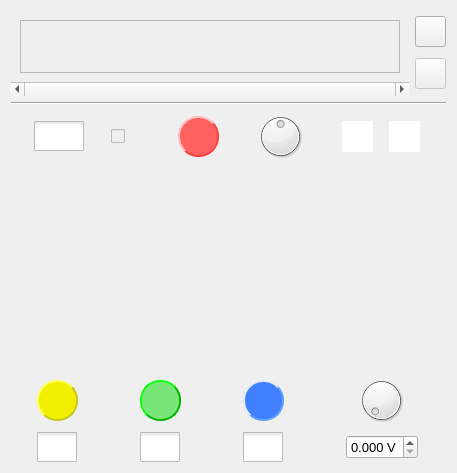
<?xml version="1.0" encoding="UTF-8"?>
<ui version="4.0">
 <class>FenetreCarteMicro</class>
 <widget class="QFrame" name="FenetreCarteMicro">
  <property name="geometry">
   <rect>
    <x>0</x>
    <y>0</y>
    <width>457</width>
    <height>473</height>
   </rect>
  </property>
  <property name="maximumSize">
   <size>
    <width>5000</width>
    <height>5000</height>
   </size>
  </property>
  <property name="windowTitle">
   <string>Carte Microcontrôleur</string>
  </property>
  <property name="frameShape">
   <enum>QFrame::Shape::NoFrame</enum>
  </property>
  <property name="frameShadow">
   <enum>QFrame::Shadow::Raised</enum>
  </property>
  <layout class="QVBoxLayout" name="verticalLayout_3">
   <item>
    <layout class="QHBoxLayout" name="horizontalLayout">
     <item>
      <widget class="QScrollArea" name="scrollArea">
       <property name="frameShape">
        <enum>QFrame::Shape::NoFrame</enum>
       </property>
       <property name="horizontalScrollBarPolicy">
        <enum>Qt::ScrollBarPolicy::ScrollBarAlwaysOn</enum>
       </property>
       <property name="widgetResizable">
        <bool>true</bool>
       </property>
       <widget class="QWidget" name="scrollAreaWidgetContents">
        <property name="geometry">
         <rect>
          <x>0</x>
          <y>0</y>
          <width>404</width>
          <height>62</height>
         </rect>
        </property>
        <layout class="QVBoxLayout" name="verticalLayout_2">
         <item>
          <widget class="QLabel" name="fichier">
           <property name="font">
            <font>
             <pointsize>10</pointsize>
            </font>
           </property>
           <property name="toolTip">
            <string>Programme chargé</string>
           </property>
           <property name="frameShape">
            <enum>QFrame::Shape::StyledPanel</enum>
           </property>
           <property name="frameShadow">
            <enum>QFrame::Shadow::Sunken</enum>
           </property>
           <property name="text">
            <string/>
           </property>
           <property name="margin">
            <number>6</number>
           </property>
          </widget>
         </item>
        </layout>
       </widget>
      </widget>
     </item>
     <item>
      <layout class="QVBoxLayout" name="verticalLayout">
       <item>
        <widget class="QPushButton" name="pushButtonOuvrir">
         <property name="sizePolicy">
          <sizepolicy hsizetype="Preferred" vsizetype="Preferred">
           <horstretch>0</horstretch>
           <verstretch>0</verstretch>
          </sizepolicy>
         </property>
         <property name="minimumSize">
          <size>
           <width>31</width>
           <height>31</height>
          </size>
         </property>
         <property name="maximumSize">
          <size>
           <width>31</width>
           <height>31</height>
          </size>
         </property>
         <property name="toolTip">
          <string>Choisir un fichier...</string>
         </property>
         <property name="text">
          <string/>
         </property>
         <property name="icon">
          <iconset resource="ressources.qrc">
           <normaloff>:/images/standardbutton-open-16.png</normaloff>:/images/standardbutton-open-16.png</iconset>
         </property>
        </widget>
       </item>
       <item>
        <widget class="QPushButton" name="pushButtonRefresh">
         <property name="enabled">
          <bool>false</bool>
         </property>
         <property name="sizePolicy">
          <sizepolicy hsizetype="Preferred" vsizetype="Preferred">
           <horstretch>0</horstretch>
           <verstretch>0</verstretch>
          </sizepolicy>
         </property>
         <property name="minimumSize">
          <size>
           <width>31</width>
           <height>31</height>
          </size>
         </property>
         <property name="maximumSize">
          <size>
           <width>31</width>
           <height>31</height>
          </size>
         </property>
         <property name="toolTip">
          <string>Recharger le fichier</string>
         </property>
         <property name="text">
          <string/>
         </property>
         <property name="icon">
          <iconset resource="ressources.qrc">
           <normaloff>:/images/refresh-24.png</normaloff>:/images/refresh-24.png</iconset>
         </property>
         <property name="iconSize">
          <size>
           <width>16</width>
           <height>16</height>
          </size>
         </property>
        </widget>
       </item>
      </layout>
     </item>
    </layout>
   </item>
   <item>
    <widget class="Line" name="line">
     <property name="orientation">
      <enum>Qt::Orientation::Horizontal</enum>
     </property>
    </widget>
   </item>
   <item>
    <layout class="QHBoxLayout" name="horizontalLayout_2">
     <item>
      <spacer name="horizontalSpacer_9">
       <property name="orientation">
        <enum>Qt::Orientation::Horizontal</enum>
       </property>
       <property name="sizeType">
        <enum>QSizePolicy::Policy::Fixed</enum>
       </property>
       <property name="sizeHint" stdset="0">
        <size>
         <width>13</width>
         <height>20</height>
        </size>
       </property>
      </spacer>
     </item>
     <item>
      <widget class="QCheckBox" name="boutonPower">
       <property name="sizePolicy">
        <sizepolicy hsizetype="Fixed" vsizetype="Fixed">
         <horstretch>0</horstretch>
         <verstretch>0</verstretch>
        </sizepolicy>
       </property>
       <property name="toolTip">
        <string>Alimentation</string>
       </property>
       <property name="styleSheet">
        <string notr="true">QCheckBox::indicator {
	width: 50px;
	height:30px;
}
QCheckBox::indicator:checked {
	image: url(:/images/marche_orange.png);
}
QCheckBox::indicator:unchecked {
	image: url(:/images/arret.png);
}</string>
       </property>
       <property name="text">
        <string/>
       </property>
       <property name="checkable">
        <bool>true</bool>
       </property>
       <property name="checked">
        <bool>false</bool>
       </property>
      </widget>
     </item>
     <item>
      <spacer name="horizontalSpacer_13">
       <property name="orientation">
        <enum>Qt::Orientation::Horizontal</enum>
       </property>
       <property name="sizeType">
        <enum>QSizePolicy::Policy::Fixed</enum>
       </property>
       <property name="sizeHint" stdset="0">
        <size>
         <width>5</width>
         <height>20</height>
        </size>
       </property>
      </spacer>
     </item>
     <item>
      <widget class="QCheckBox" name="ledPower">
       <property name="enabled">
        <bool>false</bool>
       </property>
       <property name="sizePolicy">
        <sizepolicy hsizetype="Fixed" vsizetype="Fixed">
         <horstretch>0</horstretch>
         <verstretch>0</verstretch>
        </sizepolicy>
       </property>
       <property name="minimumSize">
        <size>
         <width>31</width>
         <height>31</height>
        </size>
       </property>
       <property name="maximumSize">
        <size>
         <width>31</width>
         <height>31</height>
        </size>
       </property>
       <property name="toolTip">
        <string>Alimentation</string>
       </property>
       <property name="styleSheet">
        <string notr="true">QCheckBox::indicator:unchecked {
	image: url(:/images/led_rouge_off.png);
}
QCheckBox::indicator:checked {
	image: url(:/images/led_rouge_on.png);
}</string>
       </property>
       <property name="text">
        <string/>
       </property>
       <property name="checked">
        <bool>false</bool>
       </property>
      </widget>
     </item>
     <item>
      <spacer name="horizontalSpacer_5">
       <property name="orientation">
        <enum>Qt::Orientation::Horizontal</enum>
       </property>
       <property name="sizeType">
        <enum>QSizePolicy::Policy::Fixed</enum>
       </property>
       <property name="sizeHint" stdset="0">
        <size>
         <width>20</width>
         <height>20</height>
        </size>
       </property>
      </spacer>
     </item>
     <item>
      <widget class="QPushButton" name="reset">
       <property name="sizePolicy">
        <sizepolicy hsizetype="Fixed" vsizetype="Fixed">
         <horstretch>0</horstretch>
         <verstretch>0</verstretch>
        </sizepolicy>
       </property>
       <property name="minimumSize">
        <size>
         <width>41</width>
         <height>41</height>
        </size>
       </property>
       <property name="maximumSize">
        <size>
         <width>41</width>
         <height>41</height>
        </size>
       </property>
       <property name="toolTip">
        <string>Reset</string>
       </property>
       <property name="styleSheet">
        <string notr="true">QPushButton {
     background-color: rgb(255,96,96);
     border-style: outset;
     border-width: 2px;
     border-radius: 20px;
     border-color: rgb(255,64,64);;
 }
 QPushButton:pressed {
     background-color: rgb( 224,0, 0);
     border-style: inset;
 }
</string>
       </property>
       <property name="text">
        <string/>
       </property>
      </widget>
     </item>
     <item>
      <spacer name="horizontalSpacer_6">
       <property name="orientation">
        <enum>Qt::Orientation::Horizontal</enum>
       </property>
       <property name="sizeType">
        <enum>QSizePolicy::Policy::Fixed</enum>
       </property>
       <property name="sizeHint" stdset="0">
        <size>
         <width>20</width>
         <height>20</height>
        </size>
       </property>
      </spacer>
     </item>
     <item>
      <widget class="QDial" name="contraste">
       <property name="sizePolicy">
        <sizepolicy hsizetype="Fixed" vsizetype="Fixed">
         <horstretch>0</horstretch>
         <verstretch>0</verstretch>
        </sizepolicy>
       </property>
       <property name="minimumSize">
        <size>
         <width>51</width>
         <height>51</height>
        </size>
       </property>
       <property name="maximumSize">
        <size>
         <width>51</width>
         <height>51</height>
        </size>
       </property>
       <property name="toolTip">
        <string>Contraste</string>
       </property>
       <property name="maximum">
        <number>255</number>
       </property>
       <property name="value">
        <number>128</number>
       </property>
      </widget>
     </item>
     <item>
      <spacer name="horizontalSpacer_7">
       <property name="orientation">
        <enum>Qt::Orientation::Horizontal</enum>
       </property>
       <property name="sizeType">
        <enum>QSizePolicy::Policy::Fixed</enum>
       </property>
       <property name="sizeHint" stdset="0">
        <size>
         <width>20</width>
         <height>20</height>
        </size>
       </property>
      </spacer>
     </item>
     <item>
      <widget class="LedAlpha" name="ledA6">
       <property name="sizePolicy">
        <sizepolicy hsizetype="Fixed" vsizetype="Fixed">
         <horstretch>0</horstretch>
         <verstretch>0</verstretch>
        </sizepolicy>
       </property>
       <property name="minimumSize">
        <size>
         <width>31</width>
         <height>31</height>
        </size>
       </property>
       <property name="maximumSize">
        <size>
         <width>31</width>
         <height>31</height>
        </size>
       </property>
       <property name="toolTip">
        <string>A6</string>
       </property>
       <property name="styleSheet">
        <string notr="true">LedAlpha {
	background : transparent;
}</string>
       </property>
       <property name="frameShape">
        <enum>QFrame::Shape::NoFrame</enum>
       </property>
       <property name="verticalScrollBarPolicy">
        <enum>Qt::ScrollBarPolicy::ScrollBarAsNeeded</enum>
       </property>
       <property name="horizontalScrollBarPolicy">
        <enum>Qt::ScrollBarPolicy::ScrollBarAsNeeded</enum>
       </property>
       <property name="interactive">
        <bool>true</bool>
       </property>
      </widget>
     </item>
     <item>
      <widget class="LedAlpha" name="ledA6_2">
       <property name="sizePolicy">
        <sizepolicy hsizetype="Fixed" vsizetype="Fixed">
         <horstretch>0</horstretch>
         <verstretch>0</verstretch>
        </sizepolicy>
       </property>
       <property name="minimumSize">
        <size>
         <width>31</width>
         <height>31</height>
        </size>
       </property>
       <property name="maximumSize">
        <size>
         <width>31</width>
         <height>31</height>
        </size>
       </property>
       <property name="toolTip">
        <string>A6</string>
       </property>
       <property name="styleSheet">
        <string notr="true">LedAlpha {
	background : transparent;
}</string>
       </property>
       <property name="frameShape">
        <enum>QFrame::Shape::NoFrame</enum>
       </property>
       <property name="verticalScrollBarPolicy">
        <enum>Qt::ScrollBarPolicy::ScrollBarAsNeeded</enum>
       </property>
       <property name="horizontalScrollBarPolicy">
        <enum>Qt::ScrollBarPolicy::ScrollBarAsNeeded</enum>
       </property>
       <property name="interactive">
        <bool>true</bool>
       </property>
      </widget>
     </item>
     <item>
      <spacer name="horizontalSpacer_10">
       <property name="orientation">
        <enum>Qt::Orientation::Horizontal</enum>
       </property>
       <property name="sizeType">
        <enum>QSizePolicy::Policy::Fixed</enum>
       </property>
       <property name="sizeHint" stdset="0">
        <size>
         <width>13</width>
         <height>20</height>
        </size>
       </property>
      </spacer>
     </item>
    </layout>
   </item>
   <item>
    <layout class="QHBoxLayout" name="horizontalLayout_5">
     <item>
      <widget class="QFrame" name="frame">
       <property name="minimumSize">
        <size>
         <width>401</width>
         <height>201</height>
        </size>
       </property>
       <property name="maximumSize">
        <size>
         <width>401</width>
         <height>201</height>
        </size>
       </property>
       <property name="frameShape">
        <enum>QFrame::Shape::NoFrame</enum>
       </property>
       <property name="frameShadow">
        <enum>QFrame::Shadow::Raised</enum>
       </property>
       <widget class="QLabel" name="label">
        <property name="geometry">
         <rect>
          <x>0</x>
          <y>0</y>
          <width>400</width>
          <height>200</height>
         </rect>
        </property>
        <property name="sizePolicy">
         <sizepolicy hsizetype="Fixed" vsizetype="Fixed">
          <horstretch>0</horstretch>
          <verstretch>0</verstretch>
         </sizepolicy>
        </property>
        <property name="minimumSize">
         <size>
          <width>400</width>
          <height>200</height>
         </size>
        </property>
        <property name="maximumSize">
         <size>
          <width>400</width>
          <height>200</height>
         </size>
        </property>
        <property name="toolTip">
         <string>Ecran LCD</string>
        </property>
        <property name="text">
         <string/>
        </property>
        <property name="pixmap">
         <pixmap resource="ressources.qrc">:/images/lcd.png</pixmap>
        </property>
       </widget>
       <widget class="QGraphicsView" name="lcd">
        <property name="geometry">
         <rect>
          <x>55</x>
          <y>70</y>
          <width>288</width>
          <height>64</height>
         </rect>
        </property>
        <property name="sizePolicy">
         <sizepolicy hsizetype="Preferred" vsizetype="Preferred">
          <horstretch>0</horstretch>
          <verstretch>0</verstretch>
         </sizepolicy>
        </property>
        <property name="minimumSize">
         <size>
          <width>288</width>
          <height>64</height>
         </size>
        </property>
        <property name="maximumSize">
         <size>
          <width>288</width>
          <height>64</height>
         </size>
        </property>
        <property name="toolTip">
         <string>Ecran LCD</string>
        </property>
        <property name="styleSheet">
         <string notr="true">QGraphicsView {
	background : transparent;
}</string>
        </property>
        <property name="frameShape">
         <enum>QFrame::Shape::NoFrame</enum>
        </property>
        <property name="verticalScrollBarPolicy">
         <enum>Qt::ScrollBarPolicy::ScrollBarAlwaysOff</enum>
        </property>
        <property name="horizontalScrollBarPolicy">
         <enum>Qt::ScrollBarPolicy::ScrollBarAlwaysOff</enum>
        </property>
       </widget>
      </widget>
     </item>
    </layout>
   </item>
   <item>
    <layout class="QGridLayout" name="gridLayout_2">
     <item row="0" column="5">
      <widget class="QPushButton" name="bp1">
       <property name="sizePolicy">
        <sizepolicy hsizetype="Fixed" vsizetype="Fixed">
         <horstretch>0</horstretch>
         <verstretch>0</verstretch>
        </sizepolicy>
       </property>
       <property name="minimumSize">
        <size>
         <width>41</width>
         <height>41</height>
        </size>
       </property>
       <property name="maximumSize">
        <size>
         <width>41</width>
         <height>41</height>
        </size>
       </property>
       <property name="toolTip">
        <string>BP2</string>
       </property>
       <property name="styleSheet">
        <string notr="true">QPushButton {
     background-color: rgb(120,230,120);
     border-style: outset;
     border-width: 2px;
     border-radius: 20px;
     border-color: rgb(0,180,0);;
 }
 QPushButton:pressed {
     background-color: rgb(120, 200, 120);
     border-style: inset;
 }
 QPushButton:disabled {
     background-color: rgb(120, 200, 120);
     border-style: inset;
 }
</string>
       </property>
       <property name="text">
        <string/>
       </property>
      </widget>
     </item>
     <item row="0" column="9">
      <widget class="QPushButton" name="bp2">
       <property name="sizePolicy">
        <sizepolicy hsizetype="Fixed" vsizetype="Fixed">
         <horstretch>0</horstretch>
         <verstretch>0</verstretch>
        </sizepolicy>
       </property>
       <property name="minimumSize">
        <size>
         <width>41</width>
         <height>41</height>
        </size>
       </property>
       <property name="maximumSize">
        <size>
         <width>41</width>
         <height>41</height>
        </size>
       </property>
       <property name="toolTip">
        <string>BP3</string>
       </property>
       <property name="styleSheet">
        <string notr="true">QPushButton {
     background-color: rgb(64,128,255);
     border-style: outset;
     border-width: 2px;
     border-radius: 20px;
     border-color: rgb(96,160,255);;
 }
 QPushButton:pressed {
     background-color: rgb(32, 96, 255);
     border-style: inset;
 }
 QPushButton:disabled {
     background-color: rgb(32, 96, 255);
     border-style: inset;
 }
</string>
       </property>
       <property name="text">
        <string/>
       </property>
       <property name="flat">
        <bool>false</bool>
       </property>
      </widget>
     </item>
     <item row="0" column="1">
      <widget class="QPushButton" name="bp0">
       <property name="enabled">
        <bool>true</bool>
       </property>
       <property name="sizePolicy">
        <sizepolicy hsizetype="Fixed" vsizetype="Fixed">
         <horstretch>0</horstretch>
         <verstretch>0</verstretch>
        </sizepolicy>
       </property>
       <property name="minimumSize">
        <size>
         <width>41</width>
         <height>41</height>
        </size>
       </property>
       <property name="maximumSize">
        <size>
         <width>41</width>
         <height>41</height>
        </size>
       </property>
       <property name="toolTip">
        <string>BP1</string>
       </property>
       <property name="styleSheet">
        <string notr="true">QPushButton {
     background-color: rgb(240,240,0);
     border-style: outset;
     border-width: 2px;
     border-radius: 20px;
     border-color: rgb(200,200,32);;
 }
 QPushButton:pressed {
     background-color: rgb(210, 210, 0);
     border-style: inset;
 }
 QPushButton:disabled {
     background-color: rgb(210, 210, 0);
     border-style: inset;
 }
</string>
       </property>
       <property name="text">
        <string/>
       </property>
       <property name="flat">
        <bool>false</bool>
       </property>
      </widget>
     </item>
     <item row="0" column="0">
      <spacer name="horizontalSpacer_11">
       <property name="orientation">
        <enum>Qt::Orientation::Horizontal</enum>
       </property>
       <property name="sizeType">
        <enum>QSizePolicy::Policy::Fixed</enum>
       </property>
       <property name="sizeHint" stdset="0">
        <size>
         <width>10</width>
         <height>20</height>
        </size>
       </property>
      </spacer>
     </item>
     <item row="0" column="11">
      <layout class="QHBoxLayout" name="horizontalLayout_3">
       <item>
        <widget class="QDial" name="an0Dial">
         <property name="sizePolicy">
          <sizepolicy hsizetype="Fixed" vsizetype="Fixed">
           <horstretch>0</horstretch>
           <verstretch>0</verstretch>
          </sizepolicy>
         </property>
         <property name="minimumSize">
          <size>
           <width>51</width>
           <height>51</height>
          </size>
         </property>
         <property name="maximumSize">
          <size>
           <width>51</width>
           <height>51</height>
          </size>
         </property>
         <property name="toolTip">
          <string>AN0</string>
         </property>
         <property name="maximum">
          <number>3300</number>
         </property>
         <property name="invertedAppearance">
          <bool>false</bool>
         </property>
         <property name="invertedControls">
          <bool>false</bool>
         </property>
        </widget>
       </item>
      </layout>
     </item>
     <item row="0" column="12">
      <spacer name="horizontalSpacer_12">
       <property name="orientation">
        <enum>Qt::Orientation::Horizontal</enum>
       </property>
       <property name="sizeType">
        <enum>QSizePolicy::Policy::Fixed</enum>
       </property>
       <property name="sizeHint" stdset="0">
        <size>
         <width>10</width>
         <height>20</height>
        </size>
       </property>
      </spacer>
     </item>
     <item row="1" column="11">
      <widget class="QDoubleSpinBox" name="an0SpinBox">
       <property name="font">
        <font>
         <pointsize>10</pointsize>
        </font>
       </property>
       <property name="toolTip">
        <string>AN0</string>
       </property>
       <property name="suffix">
        <string> V</string>
       </property>
       <property name="decimals">
        <number>3</number>
       </property>
       <property name="maximum">
        <double>3.300000000000000</double>
       </property>
       <property name="singleStep">
        <double>0.000806000000000</double>
       </property>
      </widget>
     </item>
     <item row="0" column="10">
      <spacer name="horizontalSpacer_2">
       <property name="orientation">
        <enum>Qt::Orientation::Horizontal</enum>
       </property>
       <property name="sizeType">
        <enum>QSizePolicy::Policy::Fixed</enum>
       </property>
       <property name="sizeHint" stdset="0">
        <size>
         <width>40</width>
         <height>20</height>
        </size>
       </property>
      </spacer>
     </item>
     <item row="1" column="2">
      <spacer name="horizontalSpacer_3">
       <property name="orientation">
        <enum>Qt::Orientation::Horizontal</enum>
       </property>
       <property name="sizeType">
        <enum>QSizePolicy::Policy::Fixed</enum>
       </property>
       <property name="sizeHint" stdset="0">
        <size>
         <width>40</width>
         <height>20</height>
        </size>
       </property>
      </spacer>
     </item>
     <item row="1" column="6">
      <spacer name="horizontalSpacer">
       <property name="orientation">
        <enum>Qt::Orientation::Horizontal</enum>
       </property>
       <property name="sizeType">
        <enum>QSizePolicy::Policy::Fixed</enum>
       </property>
       <property name="sizeHint" stdset="0">
        <size>
         <width>40</width>
         <height>20</height>
        </size>
       </property>
      </spacer>
     </item>
     <item row="1" column="5">
      <widget class="QCheckBox" name="checkBoxMaintienBP1">
       <property name="sizePolicy">
        <sizepolicy hsizetype="Fixed" vsizetype="Fixed">
         <horstretch>0</horstretch>
         <verstretch>0</verstretch>
        </sizepolicy>
       </property>
       <property name="minimumSize">
        <size>
         <width>40</width>
         <height>0</height>
        </size>
       </property>
       <property name="maximumSize">
        <size>
         <width>40</width>
         <height>16777215</height>
        </size>
       </property>
       <property name="toolTip">
        <string>Verrouiller BP2</string>
       </property>
       <property name="styleSheet">
        <string notr="true">QCheckBox::indicator {
	width: 40px;
	height:30px;
}
QCheckBox::indicator:checked {
	image: url(:/images/locked.png);
}
QCheckBox::indicator:unchecked {
	image: url(:/images/unlocked.png);
}</string>
       </property>
       <property name="text">
        <string/>
       </property>
      </widget>
     </item>
     <item row="1" column="1">
      <widget class="QCheckBox" name="checkBoxMaintienBP0">
       <property name="sizePolicy">
        <sizepolicy hsizetype="Fixed" vsizetype="Fixed">
         <horstretch>0</horstretch>
         <verstretch>0</verstretch>
        </sizepolicy>
       </property>
       <property name="minimumSize">
        <size>
         <width>40</width>
         <height>0</height>
        </size>
       </property>
       <property name="maximumSize">
        <size>
         <width>40</width>
         <height>16777215</height>
        </size>
       </property>
       <property name="toolTip">
        <string>Verrouiller BP1</string>
       </property>
       <property name="styleSheet">
        <string notr="true">QCheckBox::indicator {
	width: 40px;
	height:30px;
}
QCheckBox::indicator:checked {
	image: url(:/images/locked.png);
}
QCheckBox::indicator:unchecked {
	image: url(:/images/unlocked.png);
}</string>
       </property>
       <property name="text">
        <string/>
       </property>
      </widget>
     </item>
     <item row="1" column="9">
      <widget class="QCheckBox" name="checkBoxMaintienBP2">
       <property name="sizePolicy">
        <sizepolicy hsizetype="Fixed" vsizetype="Fixed">
         <horstretch>0</horstretch>
         <verstretch>0</verstretch>
        </sizepolicy>
       </property>
       <property name="minimumSize">
        <size>
         <width>40</width>
         <height>0</height>
        </size>
       </property>
       <property name="maximumSize">
        <size>
         <width>40</width>
         <height>16777215</height>
        </size>
       </property>
       <property name="toolTip">
        <string>Verrouiller BP3</string>
       </property>
       <property name="styleSheet">
        <string notr="true">QCheckBox::indicator {
	width: 40px;
	height:30px;
}
QCheckBox::indicator:checked {
	image: url(:/images/locked.png);
}
QCheckBox::indicator:unchecked {
	image: url(:/images/unlocked.png);
}</string>
       </property>
       <property name="text">
        <string/>
       </property>
      </widget>
     </item>
    </layout>
   </item>
  </layout>
 </widget>
 <customwidgets>
  <customwidget>
   <class>LedAlpha</class>
   <extends>QGraphicsView</extends>
   <header>ledalpha.h</header>
  </customwidget>
 </customwidgets>
 <resources>
  <include location="ressources.qrc"/>
 </resources>
 <connections/>
</ui>
